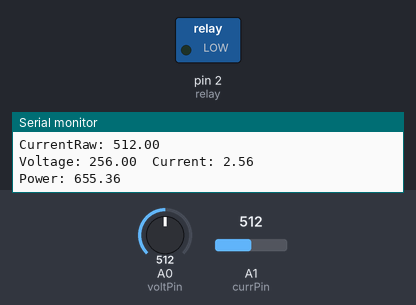
This sketch was run on a simulated Arduino Uno, built with avr-gcc and run on an emulated ATmega328P. On the bench: switched loads named in the sketch (green lamp = pin HIGH), the last lines printed to the serial monitor. Inputs (shaded band) come from the test bench; at power-on: A0 (voltPin) = 512, A1 (currPin) = 512.

Above: at 1.8 s.
1.9 s: A0 (voltPin) set to 56
4.4 s: A0 (voltPin) set to 46
At 6.9 s:
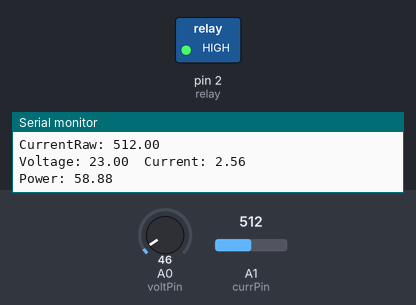
7.9 s: A0 (voltPin) set to 75
At 10.7 s:
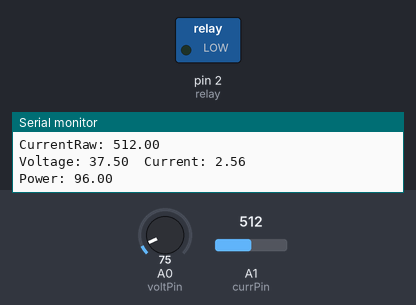
11.2 s: A0 (voltPin) set to 0
At 14.2 s:
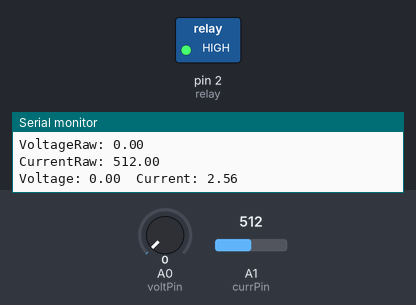
Timing chart, 0 to 15.4 s (numbered marks = the images above; inputs shaded):
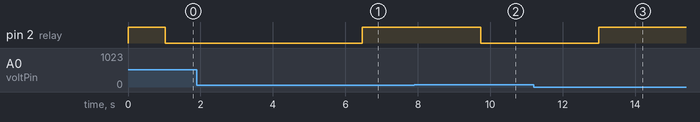

Measured:
- the behaviour switches between 51 and 50 on A0 (voltPin) (found by bisection; images 0 and 1)
- after the input at 4.4 s, pin 2 (relay): LOW → HIGH after 2.1 s
- after the input at 7.9 s, pin 2 (relay): HIGH → LOW after 1.8 s
- after the input at 11.2 s, pin 2 (relay): LOW → HIGH after 1.8 s

The sketch:

27..ino
```cpp
const int voltPin = A0;
const int currPin = A1;

const int relay = 2;
void setup()
{
  Serial.begin(9600);
  pinMode(voltPin,INPUT);
  pinMode(currPin,INPUT);
  pinMode(relay,OUTPUT);

  digitalWrite(relay,HIGH);
}

void loop()
{
  float voltRaw = analogRead(voltPin);
  float currRaw = analogRead(currPin);
  Serial.print("VoltageRaw: ");
  Serial.println(voltRaw);
  Serial.print("CurrentRaw: ");
  Serial.println(currRaw);

  float voltage = voltRaw/2;
  float current = currRaw/200;
  Serial.print("Voltage: ");
  Serial.print(voltage);
  Serial.print("  Current: ");
  Serial.println(current);

  float power = voltage*current;
  Serial.print("Power: ");
  Serial.println(power);
  delay(1000);

  if (power > 65.0)
  {
    Serial.println("*********************");
    Serial.println("OverLoad detected");
    Serial.println("*********************");
    digitalWrite(relay,LOW);
  }
  else
  {
    Serial.println("###########################");
    Serial.println("Light ON");
    digitalWrite(relay,HIGH);
    Serial.println("###########################");
  }
}
```
